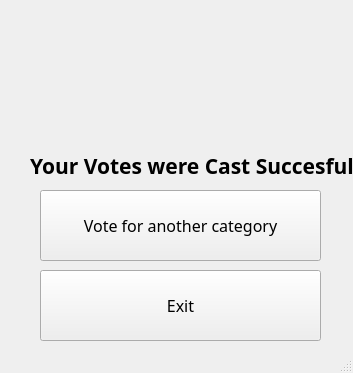
<?xml version="1.0" encoding="UTF-8"?>
<ui version="4.0">
 <class>MainWindow</class>
 <widget class="QMainWindow" name="MainWindow">
  <property name="geometry">
   <rect>
    <x>0</x>
    <y>0</y>
    <width>353</width>
    <height>373</height>
   </rect>
  </property>
  <property name="windowTitle">
   <string>MainWindow</string>
  </property>
  <widget class="QWidget" name="centralwidget">
   <widget class="QLabel" name="logo">
    <property name="geometry">
     <rect>
      <x>80</x>
      <y>20</y>
      <width>181</width>
      <height>111</height>
     </rect>
    </property>
    <property name="autoFillBackground">
     <bool>false</bool>
    </property>
    <property name="text">
     <string/>
    </property>
    <property name="pixmap">
     <pixmap>../imagesgui/Logo_Web_2020.png</pixmap>
    </property>
    <property name="scaledContents">
     <bool>true</bool>
    </property>
   </widget>
   <widget class="QLabel" name="label">
    <property name="geometry">
     <rect>
      <x>30</x>
      <y>120</y>
      <width>381</width>
      <height>91</height>
     </rect>
    </property>
    <property name="font">
     <font>
      <family>Yu Gothic UI Light</family>
      <pointsize>16</pointsize>
      <weight>75</weight>
      <bold>true</bold>
      <underline>false</underline>
     </font>
    </property>
    <property name="text">
     <string>Your Votes were Cast Succesfully</string>
    </property>
   </widget>
   <widget class="QPushButton" name="pushButton">
    <property name="geometry">
     <rect>
      <x>40</x>
      <y>190</y>
      <width>281</width>
      <height>71</height>
     </rect>
    </property>
    <property name="font">
     <font>
      <family>Yu Gothic UI Light</family>
      <pointsize>12</pointsize>
     </font>
    </property>
    <property name="text">
     <string>Vote for another category</string>
    </property>
   </widget>
   <widget class="QPushButton" name="pushButton_2">
    <property name="geometry">
     <rect>
      <x>40</x>
      <y>270</y>
      <width>281</width>
      <height>71</height>
     </rect>
    </property>
    <property name="font">
     <font>
      <family>Yu Gothic UI Light</family>
      <pointsize>12</pointsize>
     </font>
    </property>
    <property name="text">
     <string>Exit</string>
    </property>
   </widget>
  </widget>
  <widget class="QStatusBar" name="statusbar"/>
 </widget>
 <resources/>
 <connections/>
</ui>
